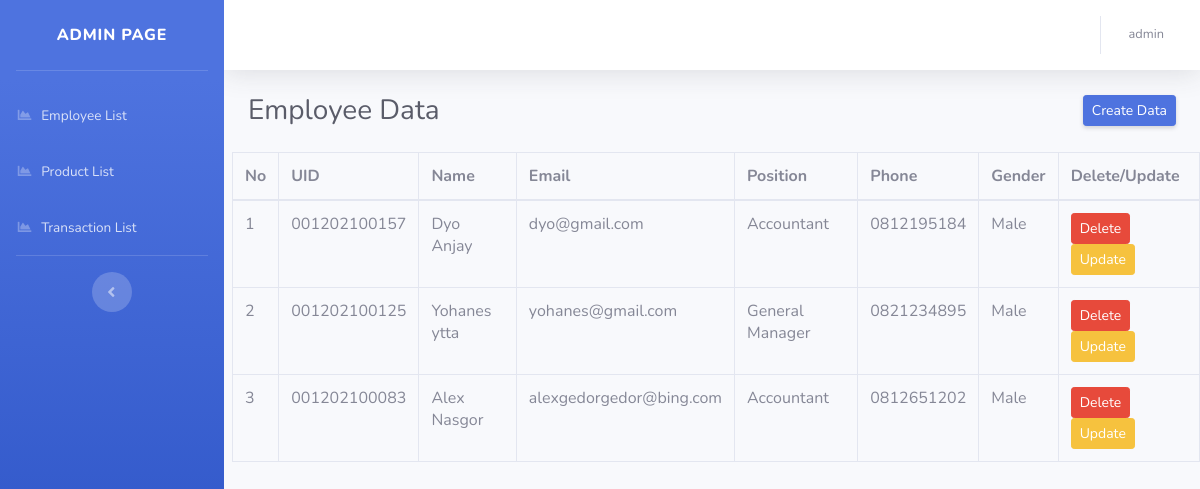
The app's page /admin/admin_page.php (signed in) with its own data.
### tables this page shows
CREATE TABLE `employee_data` (
  `id` int(11) NOT NULL,
  `uid` varchar(50) DEFAULT NULL,
  `name` varchar(100) DEFAULT NULL,
  `email` varchar(100) DEFAULT NULL,
  `position` varchar(100) DEFAULT NULL,
  `phone` varchar(15) DEFAULT NULL,
  `gender` varchar(8) DEFAULT NULL
);

### admin/admin_page.php (the view, shortened to what this page needs)
<head>
    <link rel="stylesheet" href="assets/bootstrap/dist/css/bootstrap.min.css">
    <link href="assets/font-awesome/css/font-awesome.min.css" rel="stylesheet">
    <link rel="stylesheet" href="https://cdn.jsdelivr.net/npm/bootstrap@4.4.1/dist/css/bootstrap.min.css">
    <link href="../vendor/fontawesome-free/css/all.min.css" rel="stylesheet" type="text/css">
    <link href="../css/sb-admin-2.min.css" rel="stylesheet">
</head>
<body id="page-top">
    <div id="wrapper">
        <ul class="navbar-nav bg-gradient-primary sidebar sidebar-dark accordion" id="accordionSidebar">
            <a class="sidebar-brand d-flex align-items-center justify-content-center" href="employee_list.php">
                <div class="sidebar-brand-text mx-3">Admin Page</div>
            </a>
            <hr class="sidebar-divider">
            <li class="nav-item">
                <a class="nav-link" href="employee_list/employee_list.php">
                    <i class="fas fa-fw fa-chart-area"></i>
                    <span>Employee List</span></a>
            </li>
            <li class="nav-item">
                <a class="nav-link" href="product_list/product_list.php">
                    <i class="fas fa-fw fa-chart-area"></i>
                    <span>Product List</span></a>
            </li>
            <li class="nav-item">
                <a class="nav-link" href="../transaction_list/transaction.php">
                    <i class="fas fa-fw fa-chart-area"></i>
                    <span>Transaction List</span></a>
            </li>
            <hr class="sidebar-divider d-none d-md-block">
            <div class="text-center d-none d-md-inline">
                <button class="rounded-circle border-0" id="sidebarToggle"></button>
            </div>
        </ul>
        <div id="content-wrapper" class="d-flex flex-column">
            <div id="content">
                <nav class="navbar navbar-expand navbar-light bg-white topbar mb-4 static-top shadow">
                    <ul class="navbar-nav ml-auto">
                        <li class="nav-item dropdown no-arrow">
                            <a class="nav-link dropdown-toggle" href="#" id="userDropdown" role="button" data-toggle="dropdown" aria-haspopup="true" aria-expanded="false">
                                <span class="mr-2 d-none d-lg-inline text-gray-600 small"><?php echo $_SESSION['admin']; ?></span>
                            </a>
                        </li>
                    </ul>
                </nav>
                <div class="container-fluid">
                    <div class="d-sm-flex align-items-center justify-content-between mb-4">
                        <h1 class="h3 mb-0 text-gray-800">Employee Data</h1>
                        <a href="/employee_list/create_employee_data.php" class="d-none d-sm-inline-block btn btn-sm btn-primary shadow-sm"></i> Create Data</a>
                    </div>
                    <div class="container">
                        <div class="table-responsive text-center" style="width: 110%; margin-left: -40px;">
                            <table class="table table-bordered jumbo_table bulk_action center" style="width: 100%;">
                                <thead>
                                    <tr>
                                        <th>No</th>
                                        <th>UID</th>
                                        <th>Name</th>
                                        <th>Email</th>
                                        <th>Position</th>
                                        <th>Phone</th>
                                        <th>Gender</th>
                                        <th>Delete/Update</th>
                                    </tr>
                                </thead>
                                <tbody>
                                    <?php
                                    include "../connect/dbconnect.php";
                                    $no = 1;
                                    $data = mysqli_query($connection, "SELECT * FROM employee_data ORDER BY id");
                                    while ($display = mysqli_fetch_array($data)) {
                                        echo '
                                            <tr>
                                                <td>' . $no . '</td>
                                                <td>' . $display['uid'] . '</td>
                                                <td>' . $display['name'] . '</td>
                                                <td>' . $display['email'] . '</td>
                                                <td>' . $display['position'] . '</td>
                                                <td>' . $display['phone'] . '</td>
                                                <td>' . $display['gender'] . '</td>
                                                <td>
                                                    <a href="delete_employee_data.php?uid=' . $display['uid'] . '"
                                                        class="btn btn-danger btn-sm"
                                                        onclick="return confirm(\'Decline request?\')">Delete
                                                    </a>
                                                    <a href="employee_list/update_employee_data.php?uid=' . $display['uid'] . '"
                                                        class="btn btn-warning btn-sm">
                                                        Update
                                                    </a>
                                                </td>
                                            </tr>';
                                        $no++;
                                    }
                                    ?>
                                </tbody>
                            </table>
                        </div>
                    </div>
                </div>
            </div>
        </div>
</body>

### admin/admin_page.php (style rules this page uses)
table.center { margin: auto; }

### records on screen
employee_data: uid "001202100157", name "Dyo Anjay", email "dyo@gmail.com", position "Accountant", phone "0812195184", gender "Male"
employee_data: uid "001202100125", name "Yohanes ytta", email "yohanes@gmail.com", position "General Manager", phone "0821234895", gender "Male"
employee_data: uid "001202100083", name "Alex Nasgor", email "alexgedorgedor@bing.com", position "Accountant", phone "0812651202", gender "Male"

### other values on screen
$_SESSION['admin'] "admin"
